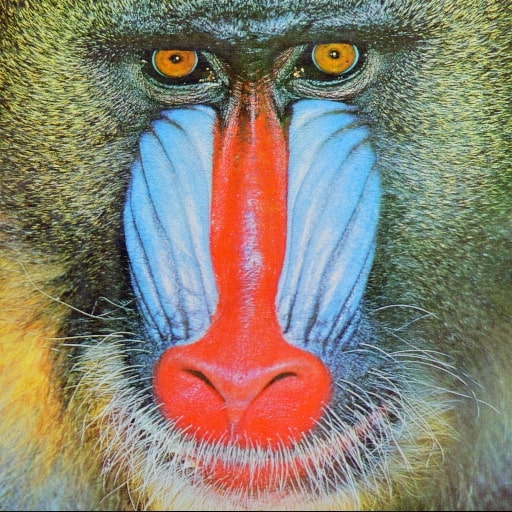
#> input picture Assignment 2/documents/input/Mandrill.jpg, 512 x 512 px
$ python palette.py
#> lines starting #> are read from the running program, lines starting #| are printed output that depends on the picture
import skimage.segmentation as seg
import skimage.color as skcolor
from PIL import Image
import numpy as np


def get_palette(image, clusters = 200):
    """
    Method that generate color palette for the original image.
    The image is clustered and average pixel value for each cluster is saved.
    :return: list of colors.
    """
#> called with clusters = 200
    # translate color to 0..1 RGB scale
    scaled = image / 255

    # cluster source image and restore it from the labels
    labels = seg.slic(scaled, start_label=0, n_segments=clusters)
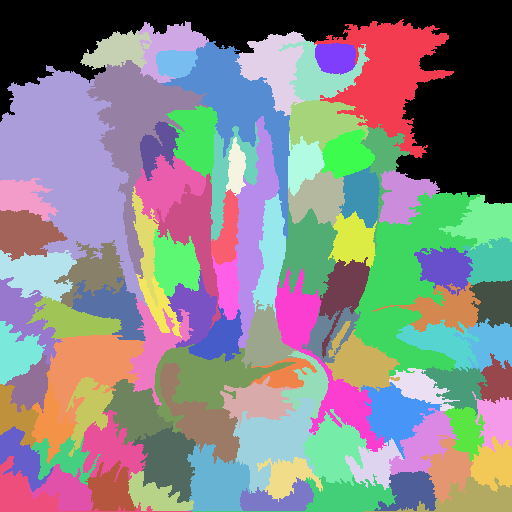
#> labels: shape (512, 512) int64; 94 distinct labels, from 0 to 93; one colour per label, 0 black
    clustered = skcolor.label2rgb(labels, scaled, bg_label=-1, kind='avg')
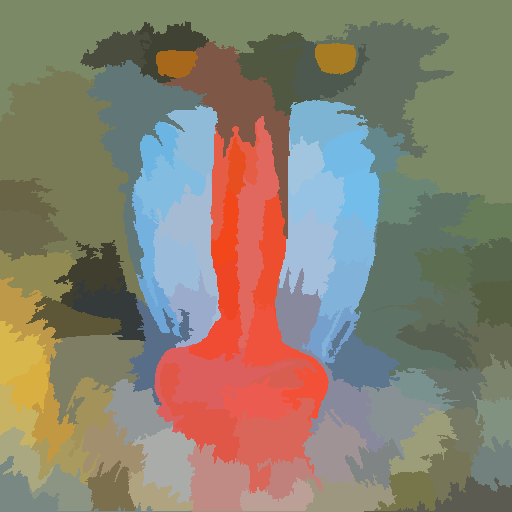
#> clustered: shape (512, 512, 3) float64; mean R, G, B 0.539, 0.505, 0.444

    # convert ot 8 bit format
    clustered = np.ceil(clustered * 255)
    clustered = clustered.astype(np.uint8)

    # save restored image
    Image.fromarray(clustered).save('restored.jpg')

    # initialize list for palette
    palette = []
    # initialize starting index
    current_label = -1
    height, width = image.shape[:2]
#> height = 512; width = 512

    # add color of pixel if its segment was not processed
    for i in range(height):
        for j in range(width):
            if labels[i, j] > current_label:
                current_label = labels[i, j]
                color = tuple(clustered[i, j])
                # update palette
                if color not in palette:
                    palette.append(color)
#> after the loop, color = (189, 160, 152); current_label = 93; palette = 94 items, first 6: (124, 138, 104), (99, 111, 96), (65, 67, 53), (75, 78, 63), (81, 89, 67), (78, 90, 80)
    return palette


# set path to the image
path_to_image = "../../documents/input/Mandrill.jpg"
image = np.asarray(Image.open(path_to_image), dtype=np.int32)
palette = get_palette(image)
# copy the output and create new palette in config.py
print(palette)
#> (printed output is left out)

$ run again, with Assignment 2/documents/input/Flamingo.jpg copied over Assignment 2/documents/input/Mandrill.jpg
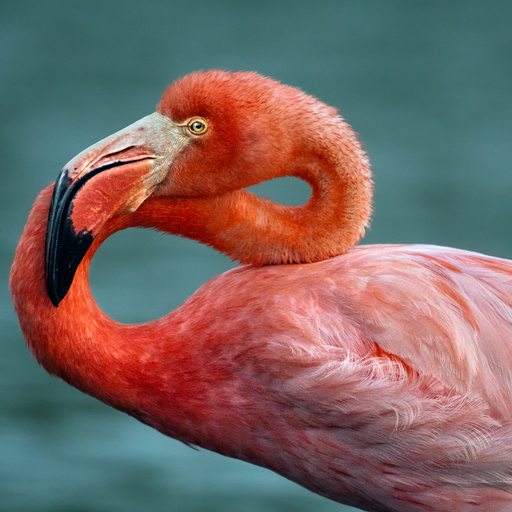
#> input picture Assignment 2/documents/input/Flamingo.jpg, 512 x 512 px
#> in get_palette, `labels = seg.slic(scaled, start_label=0, n_segments=clusters)`:
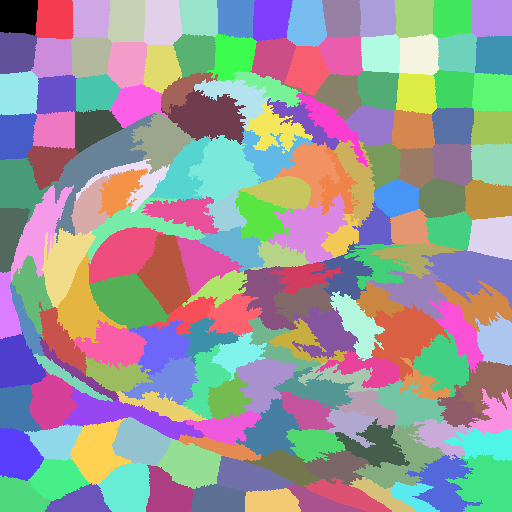
#> labels: shape (512, 512) int64; 173 distinct labels, from 0 to 172; one colour per label, 0 black
#> in get_palette, `clustered = skcolor.label2rgb(labels, scaled, bg_label=-1, kind='avg')`:
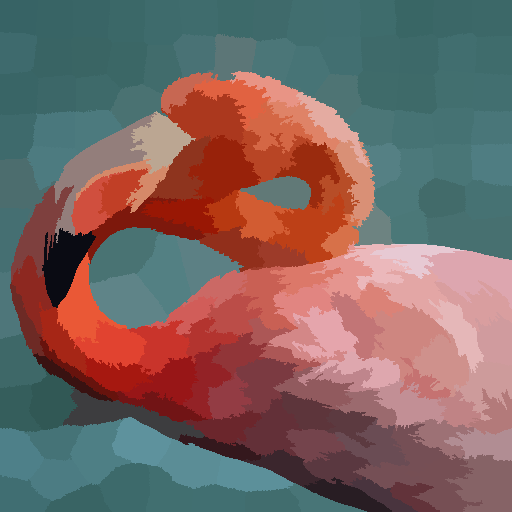
#> clustered: shape (512, 512, 3) float64; mean R, G, B 0.481, 0.399, 0.387
#> after the loop in get_palette, `for i in range(height):`: color = (66, 110, 111); current_label = 172; palette = 168 items, first 6: (56, 100, 102), (57, 101, 102), (58, 102, 103), (60, 105, 105), (63, 108, 109), (64, 109, 110)
#> (printed output is left out)
